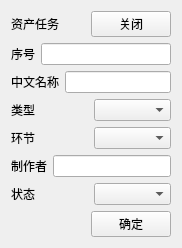
<?xml version="1.0" encoding="UTF-8"?>
<ui version="4.0">
 <class>Form</class>
 <widget class="QWidget" name="Form">
  <property name="geometry">
   <rect>
    <x>0</x>
    <y>0</y>
    <width>182</width>
    <height>244</height>
   </rect>
  </property>
  <property name="windowTitle">
   <string>Form</string>
  </property>
  <layout class="QHBoxLayout" name="horizontalLayout_9">
   <item>
    <layout class="QVBoxLayout" name="verticalLayout">
     <item>
      <layout class="QHBoxLayout" name="horizontalLayout">
       <item>
        <widget class="QLabel" name="label">
         <property name="text">
          <string>资产任务</string>
         </property>
        </widget>
       </item>
       <item>
        <spacer name="horizontalSpacer">
         <property name="orientation">
          <enum>Qt::Horizontal</enum>
         </property>
         <property name="sizeHint" stdset="0">
          <size>
           <width>128</width>
           <height>20</height>
          </size>
         </property>
        </spacer>
       </item>
       <item>
        <widget class="QPushButton" name="pushButton">
         <property name="text">
          <string>关闭</string>
         </property>
        </widget>
       </item>
      </layout>
     </item>
     <item>
      <layout class="QHBoxLayout" name="horizontalLayout_7">
       <item>
        <widget class="QLabel" name="label_2">
         <property name="text">
          <string>序号</string>
         </property>
        </widget>
       </item>
       <item>
        <widget class="QLineEdit" name="lineEdit"/>
       </item>
      </layout>
     </item>
     <item>
      <layout class="QHBoxLayout" name="horizontalLayout_2">
       <item>
        <widget class="QLabel" name="label_3">
         <property name="text">
          <string>中文名称</string>
         </property>
        </widget>
       </item>
       <item>
        <widget class="QLineEdit" name="lineEdit_2"/>
       </item>
      </layout>
     </item>
     <item>
      <layout class="QHBoxLayout" name="horizontalLayout_3">
       <item>
        <widget class="QLabel" name="label_4">
         <property name="text">
          <string>类型</string>
         </property>
        </widget>
       </item>
       <item>
        <widget class="QComboBox" name="comboBox"/>
       </item>
      </layout>
     </item>
     <item>
      <layout class="QHBoxLayout" name="horizontalLayout_4">
       <item>
        <widget class="QLabel" name="label_5">
         <property name="text">
          <string>环节</string>
         </property>
        </widget>
       </item>
       <item>
        <widget class="QComboBox" name="comboBox_3"/>
       </item>
      </layout>
     </item>
     <item>
      <layout class="QHBoxLayout" name="horizontalLayout_5">
       <item>
        <widget class="QLabel" name="label_6">
         <property name="text">
          <string>制作者</string>
         </property>
        </widget>
       </item>
       <item>
        <widget class="QLineEdit" name="lineEdit_4"/>
       </item>
      </layout>
     </item>
     <item>
      <layout class="QHBoxLayout" name="horizontalLayout_6">
       <item>
        <widget class="QLabel" name="label_7">
         <property name="text">
          <string>状态</string>
         </property>
        </widget>
       </item>
       <item>
        <widget class="QComboBox" name="comboBox_2"/>
       </item>
      </layout>
     </item>
     <item>
      <layout class="QHBoxLayout" name="horizontalLayout_8">
       <item>
        <spacer name="horizontalSpacer_2">
         <property name="orientation">
          <enum>Qt::Horizontal</enum>
         </property>
         <property name="sizeHint" stdset="0">
          <size>
           <width>188</width>
           <height>20</height>
          </size>
         </property>
        </spacer>
       </item>
       <item>
        <widget class="QPushButton" name="pushButton_2">
         <property name="text">
          <string>确定</string>
         </property>
        </widget>
       </item>
      </layout>
     </item>
    </layout>
   </item>
  </layout>
 </widget>
 <resources/>
 <connections/>
</ui>
